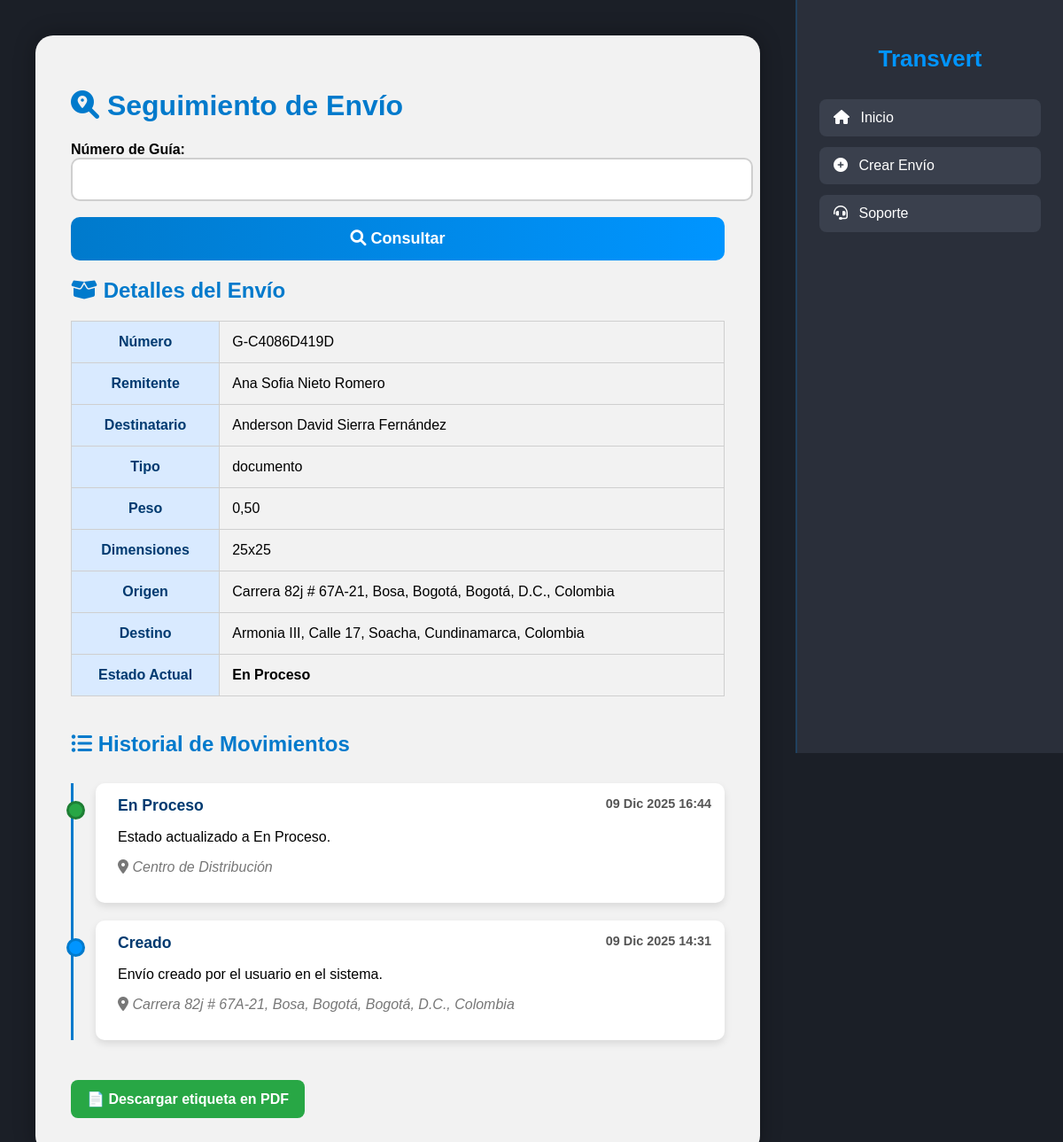
The app's page /seguimiento/?numero_guia=G-C4086D419D with its own data.
### core/models.py (models this page shows, shortened)
class Envio(models.Model):
    ESTADOS = (
        ('Creado', 'Creado'),
        ('Recogido', 'Recogido'),
        ('En Clasificación', 'En Clasificación'),
        ('En Ruta', 'En Ruta'),
        ('En Reparto', 'En Reparto'),
        ('Entregado', 'Entregado'),
        ('Excepción', 'Excepción'),
        ('Cancelado', 'Cancelado'),
    )
    numero_guia = models.CharField(max_length=20, unique=True)
    remitente_nombre = models.CharField(max_length=100)
    remitente_telefono = models.CharField(max_length=20)
    remitente_email = models.EmailField(blank=True, null=True)
    destinatario_nombre = models.CharField(max_length=100)
    destinatario_telefono = models.CharField(max_length=20)
    destinatario_email = models.EmailField(blank=True, null=True)
    tipo_envio = models.CharField(max_length=20)
    peso = models.DecimalField(max_digits=10, decimal_places=2)
    dimensiones = models.CharField(max_length=100, blank=True, null=True)
    direccion_origen = models.CharField(max_length=200)
    direccion_destino = models.CharField(max_length=200)
    estado = models.CharField(max_length=20, choices=ESTADOS, default="Creado")
    usuario = models.ForeignKey(User, on_delete=models.SET_NULL, null=True, blank=True)
    fecha_creado = models.DateTimeField(auto_now_add=True)
    class Meta:
        verbose_name = "Envío"
        verbose_name_plural = "Envíos"

class TrazaEnvio(models.Model):
    envio = models.ForeignKey(Envio, on_delete=models.CASCADE, related_name='trazas')
    usuario = models.ForeignKey(User, on_delete=models.SET_NULL, null=True, blank=True)
    estado_anterior = models.CharField(max_length=50, blank=True, null=True)
    estado_nuevo = models.CharField(max_length=50, choices=Envio.ESTADOS)
    descripcion = models.TextField(verbose_name="Detalle del Evento")
    ubicacion = models.CharField(max_length=100, verbose_name="Ubicación")
    fecha_hora = models.DateTimeField(auto_now_add=True)
    class Meta:
        verbose_name = "Traza del Envío"
        verbose_name_plural = "Trazas del Envío"
        ordering = ['fecha_hora']

### core/views.py (the view)
# urls.py: path('seguimiento/', views.seguimiento_envio, name='seguimiento_envio'),
def seguimiento_envio(request):
    envio, trazas, error = None, None, None
    numero_guia = request.GET.get('numero_guia')
    if numero_guia:
        try:
            envio = Envio.objects.get(numero_guia=numero_guia)
            trazas = envio.trazas.all()
        except Envio.DoesNotExist:
            error = "No se encontró un envío."
    return render(request, "seguimiento.html", {"envio": envio, "trazas": trazas, "error": error})

### core/templates/seguimiento.html (shortened to what this page needs)
{% load static %}
<!DOCTYPE html>
<html lang="es">
<head>
    <link rel="stylesheet" href="https://cdnjs.cloudflare.com/ajax/libs/font-awesome/6.0.0/css/all.min.css">
</head>
<body>
<div class="main-wrapper">
    <div class="sidebar">
        <h3>Transvert</h3>
        <a href="{% url 'home' %}">
            <i class="fas fa-home"></i> Inicio
        </a>
        <a href="{% url 'crear_envio' %}">
            <i class="fas fa-plus-circle"></i> Crear Envío
        </a>
        <a href="/soporte/">
            <i class="fas fa-headset"></i> Soporte
        </a>
    </div>
    <div class="main-content">
        <div class="card">
            <h1><i class="fas fa-search-location"></i> Seguimiento de Envío</h1>
            <form method="get" action="{% url 'seguimiento_envio' %}">
                <label><b>Número de Guía:</b></label>
                <input type="text" name="numero_guia" required>
                <button type="submit">
                    <i class="fas fa-magnifying-glass"></i> Consultar
                </button>
            </form>
            {% if envio %}
                <h2><i class="fas fa-box-open"></i> Detalles del Envío</h2>
                <table>
                    <tr><th>Número</th><td>{{ envio.numero_guia }}</td></tr>
                    <tr><th>Remitente</th><td>{{ envio.remitente_nombre }}</td></tr>
                    <tr><th>Destinatario</th><td>{{ envio.destinatario_nombre }}</td></tr>
                    <tr><th>Tipo</th><td>{{ envio.tipo_envio }}</td></tr>
                    <tr><th>Peso</th><td>{{ envio.peso }}</td></tr>
                    <tr><th>Dimensiones</th><td>{{ envio.dimensiones }}</td></tr>
                    <tr><th>Origen</th><td>{{ envio.direccion_origen }}</td></tr>
                    <tr><th>Destino</th><td>{{ envio.direccion_destino }}</td></tr>
                    <tr><th>Estado Actual</th><td><b>{{ envio.estado }}</b></td></tr>
                </table>
                <h2 style="margin-top: 40px;"><i class="fas fa-list-ul"></i> Historial de Movimientos</h2>
                {% if trazas %}
                    <div class="tracking-timeline">
                        {% for traza in trazas reversed %}
                            <div class="tracking-event {% if forloop.first %}final{% endif %}">
                                <div class="event-header">
                                    <span class="event-status">{{ traza.estado_nuevo }}</span>
                                    <span class="event-date">{{ traza.fecha_hora|date:"d M Y H:i" }}</span>
                                </div>
                                <p>{{ traza.descripcion }}</p>
                                <p class="event-location"><i class="fas fa-map-marker-alt"></i> {{ traza.ubicacion }}</p>
                            </div>
                        {% endfor %}
                    </div>
                {% else %}
                    <p style="color: #555;">No se encontró historial de movimientos para esta guía.</p>
                {% endif %}
                {% if envio %}
                <a href="{% url 'descargar_guia_pdf' envio.id %}"
                   style="margin-top:25px;display:inline-block;padding:12px 18px;
                          background:#28a745;color:white;border-radius:8px;
                          font-weight:bold;text-decoration:none;">
                   📄 Descargar etiqueta en PDF
                </a>
                {% endif %}
            {% elif error %}
                 <h2 style="color: #cc0000; margin-top: 20px;">Error:</h2>
                 <p style="font-size: 1.1em; color: #cc0000;">{{ error }}</p>
            {% endif %}
        </div>
    </div>
</div>
</body>
</html>

### core/templates/seguimiento.html (style rules this page uses)
.main-wrapper { display: flex; min-height: 100vh; flex-direction: row-reverse; }
body { background: #1b1f27; font-family: Arial, sans-serif; color: #ffffff; margin: 0; padding: 0; }
.sidebar { width: 250px; background: #2a2f3a; padding: 25px; height: 100vh; border-left: 2px solid rgba(0, 122, 204, 0.25); }
.sidebar h3 { text-align: center; font-size: 26px; font-weight: bold; margin-bottom: 30px; color: #0095FF; }
.sidebar a { display: block; padding: 12px; margin-bottom: 12px; background: #3a404d; color: #ffffff; border-radius: 8px; text-decoration: none; font-size: 16px; transition: 0.3s ease; border-left: 4px solid transparent; }
.sidebar a i { margin-right: 8px; }
.main-content { flex: 1; padding: 40px; }
.card { background: #f2f2f2; border-radius: 20px; padding: 40px; box-shadow: 0 0 25px rgba(0,0,0,0.3); color: #000; }
.card h1, .card h2 { color: #007ACC; font-weight: bold; }
input { width: 100%; padding: 14px; border-radius: 10px; border: 2px solid #cfcfcf; margin-bottom: 18px; font-size: 15px; }
button { background: linear-gradient(90deg, #007ACC, #0095FF); color: white; padding: 14px; font-size: 18px; width: 100%; border-radius: 10px; border: none; cursor: pointer; font-weight: bold; }
table { width: 100%; border-collapse: collapse; margin-top: 20px; color: #000; }
table th, table td { padding: 14px; border: 1px solid #cfcfcf; }
table th { background: #d9eaff; font-weight: bold; color: #003a70; }
.tracking-timeline { margin-top: 30px; padding-left: 25px; border-left: 3px solid #007ACC; position: relative; }
.tracking-event { position: relative; padding: 15px 15px 15px 25px; background: #ffffff; border-radius: 10px; margin-bottom: 20px; box-shadow: 0 4px 8px rgba(0,0,0,0.1); }
.tracking-event::before { content: ''; position: absolute; left: -33px; top: 20px; width: 15px; height: 15px; background: #0095FF; border: 3px solid #007ACC; border-radius: 50%; z-index: 1; }
.tracking-event.final::before { background: #28a745; border-color: #1e7e34; }
.event-header { display: flex; justify-content: space-between; font-weight: bold; color: #003a70; margin-bottom: 5px; }
.event-status { font-size: 1.1em; }
.event-date { font-size: 0.9em; color: #555; }
.event-location { font-style: italic; color: #777; margin-top: 5px; }

### records on screen
Envio: numero_guia "G-C4086D419D", remitente_nombre "Ana Sofia Nieto Romero", destinatario_nombre "Anderson David Sierra Fernández", tipo_envio "documento", peso "0,50", dimensiones "25x25", direccion_origen "Carrera 82j # 67A-21, Bosa, Bogotá, Bogotá, D.C., Colombia", direccion_destino "Armonia III, Calle 17, Soacha, Cundinamarca, Colombia", estado "En Proceso"
TrazaEnvio: estado_nuevo "En Proceso", fecha_hora "09 Dic 2025 16:44", descripcion "Estado actualizado a En Proceso.", ubicacion "Centro de Distribución"
TrazaEnvio: estado_nuevo "Creado", fecha_hora "09 Dic 2025 14:31", descripcion "Envío creado por el usuario en el sistema.", ubicacion "Carrera 82j # 67A-21, Bosa, Bogotá, Bogotá, D.C., Colombia"
